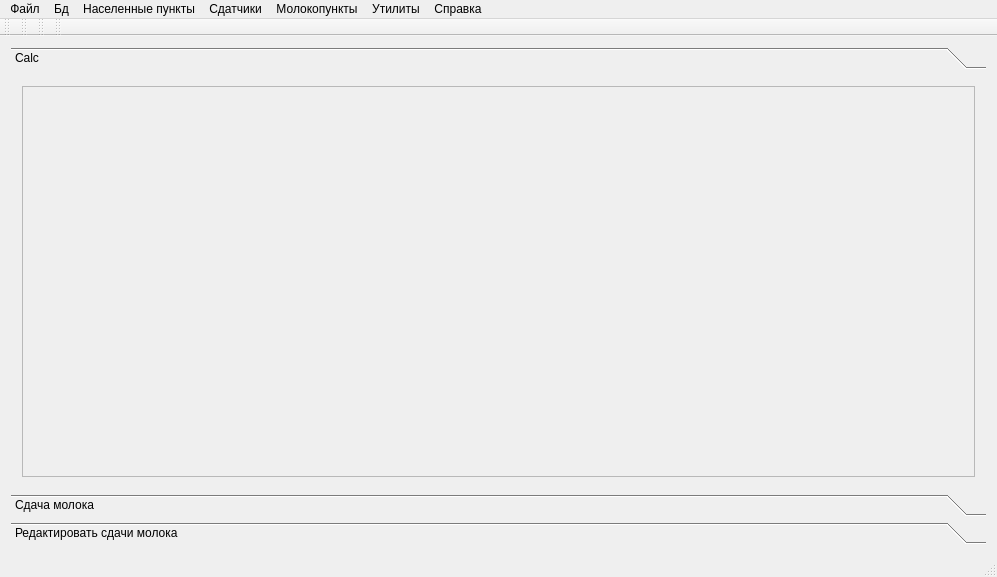
<?xml version="1.0" encoding="UTF-8"?>
<ui version="4.0">
 <class>MainWindow</class>
 <widget class="QMainWindow" name="MainWindow">
  <property name="geometry">
   <rect>
    <x>0</x>
    <y>0</y>
    <width>997</width>
    <height>577</height>
   </rect>
  </property>
  <property name="windowTitle">
   <string>MainWindow</string>
  </property>
  <property name="windowIcon">
   <iconset resource="../../res.qrc">
    <normaloff>:/img/app.ico</normaloff>:/img/app.ico</iconset>
  </property>
  <widget class="QWidget" name="centralWidget">
   <layout class="QVBoxLayout" name="verticalLayout">
    <item>
     <widget class="QToolBox" name="toolBoxMain">
      <widget class="QWidget" name="pageCalc">
       <property name="geometry">
        <rect>
         <x>0</x>
         <y>0</y>
         <width>979</width>
         <height>405</height>
        </rect>
       </property>
       <attribute name="label">
        <string>Calc</string>
       </attribute>
       <layout class="QVBoxLayout" name="verticalLayout_2">
        <item>
         <widget class="CalcFrame" name="frameCalc">
          <property name="frameShape">
           <enum>QFrame::StyledPanel</enum>
          </property>
          <property name="frameShadow">
           <enum>QFrame::Raised</enum>
          </property>
         </widget>
        </item>
       </layout>
      </widget>
      <widget class="QWidget" name="pageMilkReception">
       <property name="geometry">
        <rect>
         <x>0</x>
         <y>0</y>
         <width>979</width>
         <height>405</height>
        </rect>
       </property>
       <attribute name="label">
        <string>Сдача молока</string>
       </attribute>
       <layout class="QVBoxLayout" name="verticalLayout_3">
        <item>
         <widget class="MilkReceptionAddFrame" name="frameMilkReceptionAdd">
          <property name="frameShape">
           <enum>QFrame::StyledPanel</enum>
          </property>
          <property name="frameShadow">
           <enum>QFrame::Raised</enum>
          </property>
         </widget>
        </item>
       </layout>
      </widget>
      <widget class="QWidget" name="pageEditMilkReception">
       <property name="geometry">
        <rect>
         <x>0</x>
         <y>0</y>
         <width>979</width>
         <height>405</height>
        </rect>
       </property>
       <attribute name="label">
        <string>Редактировать сдачи молока</string>
       </attribute>
       <layout class="QHBoxLayout" name="horizontalLayout">
        <item>
         <widget class="FrameEditMilkReception" name="frameEditReceptionMilk">
          <property name="frameShape">
           <enum>QFrame::StyledPanel</enum>
          </property>
          <property name="frameShadow">
           <enum>QFrame::Raised</enum>
          </property>
         </widget>
        </item>
       </layout>
      </widget>
     </widget>
    </item>
   </layout>
  </widget>
  <widget class="QStatusBar" name="statusBar"/>
  <widget class="QMenuBar" name="menuBar">
   <property name="geometry">
    <rect>
     <x>0</x>
     <y>0</y>
     <width>997</width>
     <height>22</height>
    </rect>
   </property>
   <widget class="QMenu" name="menuDb">
    <property name="title">
     <string>Бд</string>
    </property>
   </widget>
   <widget class="QMenu" name="menuLocalities">
    <property name="title">
     <string>Населенные пункты</string>
    </property>
   </widget>
   <widget class="QMenu" name="menuMilkPoints">
    <property name="title">
     <string>Молокопункты</string>
    </property>
   </widget>
   <widget class="QMenu" name="menuDeliverers">
    <property name="title">
     <string>Сдатчики</string>
    </property>
   </widget>
   <widget class="QMenu" name="menuFile">
    <property name="title">
     <string>Файл</string>
    </property>
   </widget>
   <widget class="QMenu" name="menuHelp">
    <property name="title">
     <string>Справка</string>
    </property>
   </widget>
   <widget class="QMenu" name="menuUtils">
    <property name="title">
     <string>Утилиты</string>
    </property>
   </widget>
   <addaction name="menuFile"/>
   <addaction name="menuDb"/>
   <addaction name="menuLocalities"/>
   <addaction name="menuDeliverers"/>
   <addaction name="menuMilkPoints"/>
   <addaction name="menuUtils"/>
   <addaction name="menuHelp"/>
  </widget>
  <widget class="QToolBar" name="toolBarDb">
   <property name="windowTitle">
    <string>База данных</string>
   </property>
   <property name="toolTip">
    <string>База данных</string>
   </property>
   <attribute name="toolBarArea">
    <enum>TopToolBarArea</enum>
   </attribute>
   <attribute name="toolBarBreak">
    <bool>false</bool>
   </attribute>
  </widget>
  <widget class="QToolBar" name="toolBarLocalities">
   <property name="windowTitle">
    <string>Населенные пункты</string>
   </property>
   <property name="toolTip">
    <string>Населенные пункты</string>
   </property>
   <property name="statusTip">
    <string>Населенные пункты</string>
   </property>
   <property name="whatsThis">
    <string>Населенные пункты</string>
   </property>
   <attribute name="toolBarArea">
    <enum>TopToolBarArea</enum>
   </attribute>
   <attribute name="toolBarBreak">
    <bool>false</bool>
   </attribute>
  </widget>
  <widget class="QToolBar" name="toolBarDeliverers">
   <property name="windowTitle">
    <string>Сдатчики</string>
   </property>
   <property name="toolTip">
    <string>Сдатчики</string>
   </property>
   <property name="statusTip">
    <string>Сдатчики</string>
   </property>
   <property name="whatsThis">
    <string>Сдатчики</string>
   </property>
   <attribute name="toolBarArea">
    <enum>TopToolBarArea</enum>
   </attribute>
   <attribute name="toolBarBreak">
    <bool>false</bool>
   </attribute>
  </widget>
  <widget class="QToolBar" name="toolBarMilkPoints">
   <property name="windowTitle">
    <string>Молокопункты</string>
   </property>
   <property name="toolTip">
    <string>Молокопункты</string>
   </property>
   <property name="statusTip">
    <string>Молокопункты</string>
   </property>
   <property name="whatsThis">
    <string>Молокопункты</string>
   </property>
   <attribute name="toolBarArea">
    <enum>TopToolBarArea</enum>
   </attribute>
   <attribute name="toolBarBreak">
    <bool>false</bool>
   </attribute>
  </widget>
  <action name="actionCreateDb">
   <property name="icon">
    <iconset resource="../../res.qrc">
     <normaloff>:/img/db/db_create.png</normaloff>:/img/db/db_create.png</iconset>
   </property>
   <property name="text">
    <string>Создать бд</string>
   </property>
   <property name="toolTip">
    <string>Создать бд</string>
   </property>
  </action>
  <action name="actionOpenDb">
   <property name="icon">
    <iconset resource="../../res.qrc">
     <normaloff>:/img/db/db_open.png</normaloff>:/img/db/db_open.png</iconset>
   </property>
   <property name="text">
    <string>Открыть бд</string>
   </property>
   <property name="toolTip">
    <string>Открыть бд</string>
   </property>
  </action>
  <action name="actionCloneDb">
   <property name="icon">
    <iconset resource="../../res.qrc">
     <normaloff>:/img/db/db_clone.png</normaloff>:/img/db/db_clone.png</iconset>
   </property>
   <property name="text">
    <string>Клонировать бд</string>
   </property>
   <property name="toolTip">
    <string>Клонировать бд</string>
   </property>
  </action>
  <action name="actionLocalityAdd">
   <property name="icon">
    <iconset resource="../../res.qrc">
     <normaloff>:/img/locality/locality_add.png</normaloff>:/img/locality/locality_add.png</iconset>
   </property>
   <property name="text">
    <string>Добавить населенный пункт</string>
   </property>
   <property name="toolTip">
    <string>Добавить населенный пункт</string>
   </property>
  </action>
  <action name="actionLocalityEdit">
   <property name="icon">
    <iconset resource="../../res.qrc">
     <normaloff>:/img/locality/locality_edit.png</normaloff>:/img/locality/locality_edit.png</iconset>
   </property>
   <property name="text">
    <string>Редактировать населенный пункт</string>
   </property>
   <property name="toolTip">
    <string>Редактировать населенный пункт</string>
   </property>
  </action>
  <action name="actionLocalityDel">
   <property name="icon">
    <iconset resource="../../res.qrc">
     <normaloff>:/img/locality/locality_remove.png</normaloff>:/img/locality/locality_remove.png</iconset>
   </property>
   <property name="text">
    <string>Удалить населенный пункт</string>
   </property>
   <property name="toolTip">
    <string>Удалить населенный пункт</string>
   </property>
  </action>
  <action name="actionDelivererAdd">
   <property name="icon">
    <iconset resource="../../res.qrc">
     <normaloff>:/img/user/user_add.png</normaloff>:/img/user/user_add.png</iconset>
   </property>
   <property name="text">
    <string>Добавить сдатчика</string>
   </property>
   <property name="toolTip">
    <string>Добавить сдатчика</string>
   </property>
  </action>
  <action name="actionDelivererEdit">
   <property name="icon">
    <iconset resource="../../res.qrc">
     <normaloff>:/img/user/user_edit.png</normaloff>:/img/user/user_edit.png</iconset>
   </property>
   <property name="text">
    <string>Редактировать сдатчика</string>
   </property>
   <property name="toolTip">
    <string>Редактировать сдатчика</string>
   </property>
  </action>
  <action name="actionDelivererDel">
   <property name="icon">
    <iconset resource="../../res.qrc">
     <normaloff>:/img/user/user_remove.png</normaloff>:/img/user/user_remove.png</iconset>
   </property>
   <property name="text">
    <string>Удалить сдатчика</string>
   </property>
   <property name="toolTip">
    <string>Удалить сдатчика</string>
   </property>
  </action>
  <action name="actionMilkPointAdd">
   <property name="icon">
    <iconset resource="../../res.qrc">
     <normaloff>:/img/milk_point/milk_point_add.png</normaloff>:/img/milk_point/milk_point_add.png</iconset>
   </property>
   <property name="text">
    <string>Добавить молокопункт</string>
   </property>
   <property name="toolTip">
    <string>Добавить молокопункт</string>
   </property>
  </action>
  <action name="actionMilkPointEdit">
   <property name="icon">
    <iconset resource="../../res.qrc">
     <normaloff>:/img/milk_point/milk_point_edit.png</normaloff>:/img/milk_point/milk_point_edit.png</iconset>
   </property>
   <property name="text">
    <string>Редактировать молокопункт</string>
   </property>
   <property name="toolTip">
    <string>Редактировать молокопункт</string>
   </property>
  </action>
  <action name="actionMilkPointDel">
   <property name="icon">
    <iconset resource="../../res.qrc">
     <normaloff>:/img/milk_point/milk_point_remove.png</normaloff>:/img/milk_point/milk_point_remove.png</iconset>
   </property>
   <property name="text">
    <string>Удалить молокопункт</string>
   </property>
   <property name="toolTip">
    <string>Удалить молокопункт</string>
   </property>
  </action>
  <action name="actionRemoveLocalities">
   <property name="text">
    <string>Удалить все населенные пункты</string>
   </property>
   <property name="toolTip">
    <string>Удалить все населенные пункты</string>
   </property>
  </action>
  <action name="actionRemoveDeliverers">
   <property name="text">
    <string>Удалить всех сдатчиков</string>
   </property>
   <property name="toolTip">
    <string>Удалить всех сдатчиков</string>
   </property>
  </action>
  <action name="actionRemoveAllMilkReception">
   <property name="text">
    <string>Удалить все сдачи молока</string>
   </property>
   <property name="toolTip">
    <string>Удалить все сдачи молока</string>
   </property>
  </action>
  <action name="actionRemoveMilkPoints">
   <property name="text">
    <string>Удалить все молокопункты</string>
   </property>
   <property name="toolTip">
    <string>Удалить все молокопункты</string>
   </property>
  </action>
  <action name="actionShowDialogSettings">
   <property name="icon">
    <iconset resource="../../res.qrc">
     <normaloff>:/img/setup.png</normaloff>:/img/setup.png</iconset>
   </property>
   <property name="text">
    <string>Настройки</string>
   </property>
   <property name="toolTip">
    <string>Отобразить диалог настроек</string>
   </property>
  </action>
  <action name="actionExit">
   <property name="text">
    <string>Выход</string>
   </property>
   <property name="toolTip">
    <string>Выход из программы</string>
   </property>
  </action>
  <action name="actionAboutQt">
   <property name="text">
    <string>Версия Qt</string>
   </property>
   <property name="toolTip">
    <string>Информация о используемой версии Qt</string>
   </property>
  </action>
  <action name="actionAbout">
   <property name="icon">
    <iconset resource="../../res.qrc">
     <normaloff>:/img/info.png</normaloff>:/img/info.png</iconset>
   </property>
   <property name="text">
    <string>Иформация о программе</string>
   </property>
   <property name="toolTip">
    <string>Иформация о программе</string>
   </property>
  </action>
  <action name="actionUpdatePrice">
   <property name="text">
    <string>Обновить цену</string>
   </property>
   <property name="toolTip">
    <string>Обновить цену</string>
   </property>
  </action>
 </widget>
 <layoutdefault spacing="6" margin="11"/>
 <customwidgets>
  <customwidget>
   <class>MilkReceptionAddFrame</class>
   <extends>QFrame</extends>
   <header location="global">src/view/MilkReceptionAddFrame.h</header>
   <container>1</container>
  </customwidget>
  <customwidget>
   <class>CalcFrame</class>
   <extends>QFrame</extends>
   <header location="global">src/view/CalcFrame.h</header>
   <container>1</container>
  </customwidget>
  <customwidget>
   <class>FrameEditMilkReception</class>
   <extends>QFrame</extends>
   <header location="global">src/view/FrameEditMilkReception.h</header>
   <container>1</container>
  </customwidget>
 </customwidgets>
 <resources>
  <include location="../../res.qrc"/>
 </resources>
 <connections/>
</ui>
